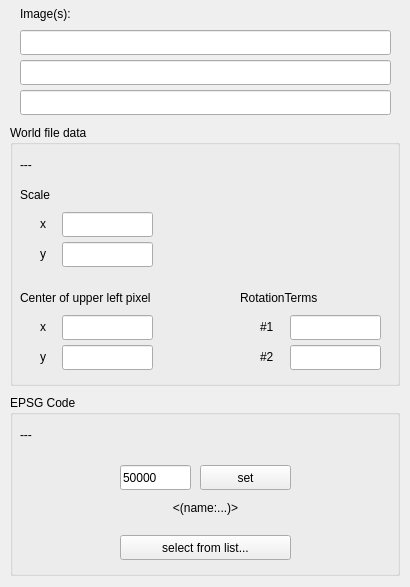
<?xml version="1.0" encoding="UTF-8"?>
<ui version="4.0">
 <class>widgetGeoRefInfos</class>
 <widget class="QWidget" name="widgetGeoRefInfos">
  <property name="geometry">
   <rect>
    <x>0</x>
    <y>0</y>
    <width>410</width>
    <height>587</height>
   </rect>
  </property>
  <property name="sizePolicy">
   <sizepolicy hsizetype="Preferred" vsizetype="Preferred">
    <horstretch>0</horstretch>
    <verstretch>0</verstretch>
   </sizepolicy>
  </property>
  <property name="windowTitle">
   <string>Form</string>
  </property>
  <widget class="QGroupBox" name="groupBox_worldFileData">
   <property name="geometry">
    <rect>
     <x>10</x>
     <y>125</y>
     <width>390</width>
     <height>261</height>
    </rect>
   </property>
   <property name="styleSheet">
    <string notr="true"/>
   </property>
   <property name="title">
    <string>World file data</string>
   </property>
   <widget class="QLabel" name="label_4C_centerOfUpperLeftPixel_x">
    <property name="geometry">
     <rect>
      <x>30</x>
      <y>193</y>
      <width>21</width>
      <height>17</height>
     </rect>
    </property>
    <property name="text">
     <string>x</string>
    </property>
   </widget>
   <widget class="QLabel" name="label_0A_scale_x">
    <property name="geometry">
     <rect>
      <x>30</x>
      <y>90</y>
      <width>21</width>
      <height>17</height>
     </rect>
    </property>
    <property name="text">
     <string>x</string>
    </property>
   </widget>
   <widget class="QLabel" name="label_centerOfUpperLeftPixel_title">
    <property name="geometry">
     <rect>
      <x>10</x>
      <y>164</y>
      <width>181</width>
      <height>17</height>
     </rect>
    </property>
    <property name="text">
     <string>Center of upper left pixel</string>
    </property>
   </widget>
   <widget class="QLabel" name="label_scale_title">
    <property name="geometry">
     <rect>
      <x>10</x>
      <y>61</y>
      <width>181</width>
      <height>17</height>
     </rect>
    </property>
    <property name="text">
     <string>Scale</string>
    </property>
   </widget>
   <widget class="QLineEdit" name="lineEdit_4C_centerOfUpperLeftPixel_x_readOnly">
    <property name="geometry">
     <rect>
      <x>52</x>
      <y>190</y>
      <width>91</width>
      <height>25</height>
     </rect>
    </property>
    <property name="focusPolicy">
     <enum>Qt::NoFocus</enum>
    </property>
    <property name="readOnly">
     <bool>true</bool>
    </property>
   </widget>
   <widget class="QLineEdit" name="lineEdit_2B_rotationTerms_2_readOnly">
    <property name="geometry">
     <rect>
      <x>280</x>
      <y>220</y>
      <width>91</width>
      <height>25</height>
     </rect>
    </property>
    <property name="focusPolicy">
     <enum>Qt::NoFocus</enum>
    </property>
    <property name="readOnly">
     <bool>true</bool>
    </property>
   </widget>
   <widget class="QLineEdit" name="lineEdit_3E_scale_y_readOnly">
    <property name="geometry">
     <rect>
      <x>52</x>
      <y>117</y>
      <width>91</width>
      <height>25</height>
     </rect>
    </property>
    <property name="focusPolicy">
     <enum>Qt::NoFocus</enum>
    </property>
    <property name="readOnly">
     <bool>true</bool>
    </property>
   </widget>
   <widget class="QLabel" name="label_rotationTerms_title">
    <property name="geometry">
     <rect>
      <x>230</x>
      <y>164</y>
      <width>131</width>
      <height>17</height>
     </rect>
    </property>
    <property name="text">
     <string>RotationTerms</string>
    </property>
   </widget>
   <widget class="QLabel" name="label_2B_rotationTerms_2">
    <property name="geometry">
     <rect>
      <x>250</x>
      <y>223</y>
      <width>26</width>
      <height>17</height>
     </rect>
    </property>
    <property name="text">
     <string>#2</string>
    </property>
   </widget>
   <widget class="QLineEdit" name="lineEdit_0A_scale_x_readOnly">
    <property name="geometry">
     <rect>
      <x>52</x>
      <y>87</y>
      <width>91</width>
      <height>25</height>
     </rect>
    </property>
    <property name="focusPolicy">
     <enum>Qt::NoFocus</enum>
    </property>
    <property name="readOnly">
     <bool>true</bool>
    </property>
   </widget>
   <widget class="QLineEdit" name="lineEdit_1D_rotationTerms_1_readOnly">
    <property name="geometry">
     <rect>
      <x>280</x>
      <y>190</y>
      <width>91</width>
      <height>25</height>
     </rect>
    </property>
    <property name="focusPolicy">
     <enum>Qt::NoFocus</enum>
    </property>
    <property name="readOnly">
     <bool>true</bool>
    </property>
   </widget>
   <widget class="QLineEdit" name="lineEdit_5F_centerOfUpperLeftPixel_y_readOnly">
    <property name="geometry">
     <rect>
      <x>52</x>
      <y>220</y>
      <width>91</width>
      <height>25</height>
     </rect>
    </property>
    <property name="focusPolicy">
     <enum>Qt::NoFocus</enum>
    </property>
    <property name="readOnly">
     <bool>true</bool>
    </property>
   </widget>
   <widget class="QLabel" name="label_5F_centerOfUpperLeftPixel_y">
    <property name="geometry">
     <rect>
      <x>30</x>
      <y>223</y>
      <width>21</width>
      <height>17</height>
     </rect>
    </property>
    <property name="text">
     <string>y</string>
    </property>
   </widget>
   <widget class="QLabel" name="label_1D_rotationTerms">
    <property name="geometry">
     <rect>
      <x>250</x>
      <y>193</y>
      <width>26</width>
      <height>17</height>
     </rect>
    </property>
    <property name="text">
     <string>#1</string>
    </property>
   </widget>
   <widget class="QLabel" name="label_3E_yScale">
    <property name="geometry">
     <rect>
      <x>30</x>
      <y>120</y>
      <width>21</width>
      <height>17</height>
     </rect>
    </property>
    <property name="text">
     <string>y</string>
    </property>
   </widget>
   <widget class="QLabel" name="label_status_aboutWorldFileData">
    <property name="geometry">
     <rect>
      <x>10</x>
      <y>30</y>
      <width>370</width>
      <height>20</height>
     </rect>
    </property>
    <property name="styleSheet">
     <string notr="true"/>
    </property>
    <property name="text">
     <string>---</string>
    </property>
   </widget>
  </widget>
  <widget class="QGroupBox" name="groupBox_EPSG_code">
   <property name="geometry">
    <rect>
     <x>10</x>
     <y>395</y>
     <width>390</width>
     <height>181</height>
    </rect>
   </property>
   <property name="title">
    <string>EPSG Code</string>
   </property>
   <widget class="QLineEdit" name="lineEdit_EPSGCode_value">
    <property name="geometry">
     <rect>
      <x>110</x>
      <y>70</y>
      <width>71</width>
      <height>25</height>
     </rect>
    </property>
    <property name="sizePolicy">
     <sizepolicy hsizetype="Fixed" vsizetype="Fixed">
      <horstretch>0</horstretch>
      <verstretch>0</verstretch>
     </sizepolicy>
    </property>
    <property name="inputMethodHints">
     <set>Qt::ImhDialableCharactersOnly|Qt::ImhDigitsOnly|Qt::ImhLatinOnly</set>
    </property>
    <property name="text">
     <string>50000</string>
    </property>
   </widget>
   <widget class="QPushButton" name="pushButton_EPSGCode_selectFromlist">
    <property name="geometry">
     <rect>
      <x>110</x>
      <y>140</y>
      <width>171</width>
      <height>25</height>
     </rect>
    </property>
    <property name="sizePolicy">
     <sizepolicy hsizetype="Fixed" vsizetype="Fixed">
      <horstretch>0</horstretch>
      <verstretch>0</verstretch>
     </sizepolicy>
    </property>
    <property name="text">
     <string>select from list...</string>
    </property>
   </widget>
   <widget class="QPushButton" name="pushButton_setEPSGCode">
    <property name="geometry">
     <rect>
      <x>190</x>
      <y>70</y>
      <width>91</width>
      <height>25</height>
     </rect>
    </property>
    <property name="sizePolicy">
     <sizepolicy hsizetype="Fixed" vsizetype="Fixed">
      <horstretch>0</horstretch>
      <verstretch>0</verstretch>
     </sizepolicy>
    </property>
    <property name="text">
     <string>set</string>
    </property>
   </widget>
   <widget class="QLabel" name="label_status_aboutEPSGCode">
    <property name="geometry">
     <rect>
      <x>10</x>
      <y>30</y>
      <width>370</width>
      <height>20</height>
     </rect>
    </property>
    <property name="text">
     <string>---</string>
    </property>
   </widget>
   <widget class="QLabel" name="label_associatedName">
    <property name="geometry">
     <rect>
      <x>10</x>
      <y>103</y>
      <width>371</width>
      <height>20</height>
     </rect>
    </property>
    <property name="text">
     <string>&lt;(name:...)&gt;</string>
    </property>
    <property name="alignment">
     <set>Qt::AlignCenter</set>
    </property>
   </widget>
  </widget>
  <widget class="QLineEdit" name="lineEdit_image1">
   <property name="geometry">
    <rect>
     <x>20</x>
     <y>30</y>
     <width>371</width>
     <height>25</height>
    </rect>
   </property>
   <property name="focusPolicy">
    <enum>Qt::NoFocus</enum>
   </property>
   <property name="inputMask">
    <string notr="true"/>
   </property>
   <property name="readOnly">
    <bool>true</bool>
   </property>
   <property name="placeholderText">
    <string notr="true"/>
   </property>
  </widget>
  <widget class="QLineEdit" name="lineEdit_image2">
   <property name="geometry">
    <rect>
     <x>20</x>
     <y>60</y>
     <width>371</width>
     <height>25</height>
    </rect>
   </property>
   <property name="focusPolicy">
    <enum>Qt::NoFocus</enum>
   </property>
   <property name="inputMask">
    <string notr="true"/>
   </property>
   <property name="readOnly">
    <bool>true</bool>
   </property>
   <property name="placeholderText">
    <string notr="true"/>
   </property>
  </widget>
  <widget class="QLineEdit" name="lineEdit_image3">
   <property name="geometry">
    <rect>
     <x>20</x>
     <y>90</y>
     <width>371</width>
     <height>25</height>
    </rect>
   </property>
   <property name="focusPolicy">
    <enum>Qt::NoFocus</enum>
   </property>
   <property name="inputMask">
    <string notr="true"/>
   </property>
   <property name="readOnly">
    <bool>true</bool>
   </property>
   <property name="placeholderText">
    <string notr="true"/>
   </property>
  </widget>
  <widget class="QLabel" name="label_imageList">
   <property name="geometry">
    <rect>
     <x>20</x>
     <y>5</y>
     <width>351</width>
     <height>17</height>
    </rect>
   </property>
   <property name="text">
    <string>Image(s):</string>
   </property>
  </widget>
 </widget>
 <tabstops>
  <tabstop>lineEdit_0A_scale_x_readOnly</tabstop>
  <tabstop>lineEdit_3E_scale_y_readOnly</tabstop>
  <tabstop>lineEdit_4C_centerOfUpperLeftPixel_x_readOnly</tabstop>
  <tabstop>lineEdit_5F_centerOfUpperLeftPixel_y_readOnly</tabstop>
  <tabstop>lineEdit_1D_rotationTerms_1_readOnly</tabstop>
  <tabstop>lineEdit_2B_rotationTerms_2_readOnly</tabstop>
  <tabstop>lineEdit_EPSGCode_value</tabstop>
  <tabstop>pushButton_setEPSGCode</tabstop>
  <tabstop>pushButton_EPSGCode_selectFromlist</tabstop>
 </tabstops>
 <resources/>
 <connections/>
</ui>
